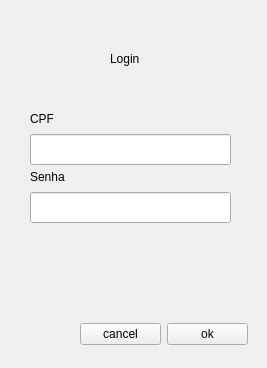
<?xml version="1.0" encoding="UTF-8"?>
<ui version="4.0">
 <class>Login</class>
 <widget class="QWidget" name="Login">
  <property name="geometry">
   <rect>
    <x>0</x>
    <y>0</y>
    <width>267</width>
    <height>368</height>
   </rect>
  </property>
  <property name="windowTitle">
   <string>Form</string>
  </property>
  <widget class="QLabel" name="label_3">
   <property name="geometry">
    <rect>
     <x>110</x>
     <y>50</y>
     <width>58</width>
     <height>18</height>
    </rect>
   </property>
   <property name="text">
    <string>Login</string>
   </property>
  </widget>
  <widget class="QWidget" name="">
   <property name="geometry">
    <rect>
     <x>80</x>
     <y>320</y>
     <width>168</width>
     <height>28</height>
    </rect>
   </property>
   <layout class="QHBoxLayout" name="horizontalLayout">
    <item>
     <widget class="QPushButton" name="cancelButton">
      <property name="text">
       <string>cancel</string>
      </property>
     </widget>
    </item>
    <item>
     <widget class="QPushButton" name="okButton">
      <property name="text">
       <string>ok</string>
      </property>
     </widget>
    </item>
   </layout>
  </widget>
  <widget class="QLineEdit" name="cpfField">
   <property name="geometry">
    <rect>
     <x>30</x>
     <y>134</y>
     <width>201</width>
     <height>31</height>
    </rect>
   </property>
   <property name="maxLength">
    <number>15</number>
   </property>
   <property name="clearButtonEnabled">
    <bool>false</bool>
   </property>
  </widget>
  <widget class="QLineEdit" name="passwdField">
   <property name="geometry">
    <rect>
     <x>30</x>
     <y>192</y>
     <width>201</width>
     <height>31</height>
    </rect>
   </property>
   <property name="echoMode">
    <enum>QLineEdit::Password</enum>
   </property>
  </widget>
  <widget class="QLabel" name="cpf_label">
   <property name="geometry">
    <rect>
     <x>30</x>
     <y>110</y>
     <width>23</width>
     <height>18</height>
    </rect>
   </property>
   <property name="text">
    <string>CPF</string>
   </property>
  </widget>
  <widget class="QLabel" name="passwd_label">
   <property name="geometry">
    <rect>
     <x>30</x>
     <y>168</y>
     <width>38</width>
     <height>18</height>
    </rect>
   </property>
   <property name="text">
    <string>Senha</string>
   </property>
  </widget>
 </widget>
 <resources/>
 <connections/>
</ui>
